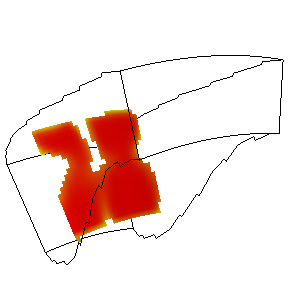

The script that drew this image:
#!/usr/bin/env python

# Demonstrate vtkPolyDataConnectivityFilter with scalar connectivity
# on a slice of PLOT3D combustor data.

import os

# Factory overrides
import vtkmodules.vtkInteractionStyle  # noqa: F401
import vtkmodules.vtkRenderingOpenGL2  # noqa: F401

from vtkmodules.vtkFiltersCore import (
    vtkPolyDataConnectivityFilter,
    vtkStructuredGridOutlineFilter,
)
from vtkmodules.vtkFiltersGeometry import vtkStructuredGridGeometryFilter
from vtkmodules.vtkIOParallel import vtkMultiBlockPLOT3DReader
from vtkmodules.vtkRenderingCore import (
    vtkActor,
    vtkCamera,
    vtkPolyDataMapper,
    vtkRenderWindow,
    vtkRenderWindowInteractor,
    vtkRenderer,
)

# Data directory
data_dir = os.environ.get("VPE_DATA_DIR", os.path.dirname(os.path.abspath(__file__)))

# Read PLOT3D combustor data
plot3d_reader = vtkMultiBlockPLOT3DReader()
plot3d_reader.SetXYZFileName(os.path.join(data_dir, "combxyz.bin"))
plot3d_reader.SetQFileName(os.path.join(data_dir, "combq.bin"))
plot3d_reader.SetScalarFunctionNumber(100)
plot3d_reader.SetVectorFunctionNumber(202)
plot3d_reader.Update()
output = plot3d_reader.GetOutput().GetBlock(0)

# Extract a plane and filter by scalar connectivity
plane_1 = vtkStructuredGridGeometryFilter()
plane_1.SetInputData(output)
plane_1.SetExtent(20, 20, 0, 100, 0, 100)

connectivity = vtkPolyDataConnectivityFilter()
connectivity.SetInputConnection(plane_1.GetOutputPort())
connectivity.ScalarConnectivityOn()
connectivity.SetScalarRange(0.19, 0.25)
connectivity.Update()

plane_1_mapper = vtkPolyDataMapper()
plane_1_mapper.SetInputConnection(connectivity.GetOutputPort())
plane_1_mapper.SetScalarRange(output.GetScalarRange())

plane_1_actor = vtkActor()
plane_1_actor.SetMapper(plane_1_mapper)
plane_1_actor.GetProperty().SetOpacity(0.999)

# Outline
outline = vtkStructuredGridOutlineFilter()
outline.SetInputData(output)

outline_mapper = vtkPolyDataMapper()
outline_mapper.SetInputConnection(outline.GetOutputPort())

outline_actor = vtkActor()
outline_actor.SetMapper(outline_mapper)
outline_actor.GetProperty().SetColor(0, 0, 0)

# Renderer
renderer = vtkRenderer()
renderer.AddActor(outline_actor)
renderer.AddActor(plane_1_actor)
renderer.SetBackground(1, 1, 1)

# Window
render_window = vtkRenderWindow()
render_window.SetMultiSamples(0)
render_window.AddRenderer(renderer)
render_window.SetSize(300, 300)
render_window.SetWindowName("poly conn")

# Scene
camera = vtkCamera()
camera.SetClippingRange(14.29, 63.53)
camera.SetFocalPoint(8.58522, 1.58266, 30.6486)
camera.SetPosition(37.6808, -20.1298, 35.4016)
camera.SetViewAngle(30)
camera.SetViewUp(-0.0566235, 0.140504, 0.98846)
renderer.SetActiveCamera(camera)

# Interactor
interactor = vtkRenderWindowInteractor()
interactor.SetRenderWindow(render_window)

interactor.Initialize()
interactor.Start()
